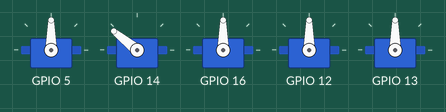
Bench run of a program on a simulated ESP8266 (NodeMCU). Parts: 5 × servo. WiFi joins after 1.5 s; servers stay silent unless stated; random numbers use the default seed unless the program sets one; no MQTT or app messages arrive unless stated.

Above: at 0.0 s.
At 0.4 s:
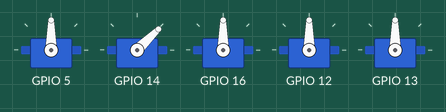
At 0.8 s:
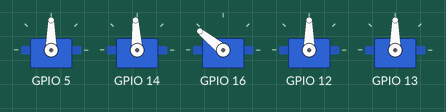
At 1.6 s:
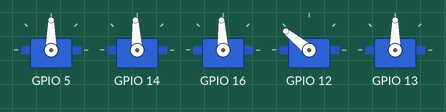
At 2.4 s:
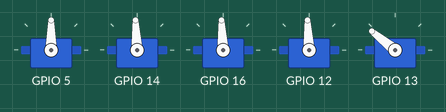
At 3.3 s:
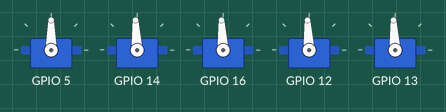
Timing chart, 0 to 4.8 s (numbered marks = the images above):
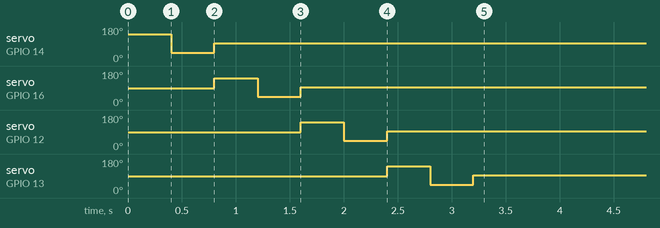

The program:

main.cpp
```cpp
#include <Arduino.h>
#include <WiFiClient.h>

#include "net.h"
#include "mqtt.h"
#include "configuration.h"

//#include "calibrate.h"

void msgProc(const char *topic, const uint8_t *payload, unsigned int length);

WiFiClient connection;
PubSubClient client(MQTT_SERVER_ADDRESS, MQTT_PORT, msgProc, connection);

void TestEjectors();

[[gnu::used]]
void setup() {
    TestEjectors();
    ConnectToNetworkBlocking(WIFI_SSID, WIFI_PASSCODE);
    ConnectToMqttBlocking(client);

    client.subscribe(DEMUX_TOPIC);
}

void loop() {
    if (!client.connected()) {
        ConnectToMqttBlocking(client);
    }

    client.loop();
}

void msgProc(const char *topic, const uint8_t *payload, unsigned int length) {
    if (strcmp(topic, DEMUX_TOPIC) == 0) {
        std::optional<EjectorInfo> maybeMetadata = getEjectorMetadata(payload, length);

        if (maybeMetadata.has_value()) {
            EjectorInfo metadata = maybeMetadata.value();

            conveyorBelt.MoveCm(metadata.distanceInCm);
            metadata.ejector->Eject();
        }
    }
}

void TestEjectors() {
    for (EjectorInfo metadata: ejectorMetadata) {
        metadata.ejector->Eject();
    }
}
```

ConveyorBelt.h
```cpp
#pragma once

#include <Servo.h>
#include "ServoDevice.h"

/**
 * Abstraktion zur Steuerung von Fließbändern
 */
class ConveyorBelt : public ServoDevice {
public:
    /**
     * Erstellt instanz der Klasse ConveyorBelt
     *
     * @param pin Der Pin, an dem das Fließband angeschlossen ist
     */
    explicit ConveyorBelt(int pin);

    /**
     * Bewegt ein Objekt auf dem Fließband um etwa <n> Zentimeter
     * @param cm Zentimeter, um die das Objekt auf dem Fließband bewegt werden soll
     */
    void MoveCm(float cm);

    /**
     * Hilfsmethode zum Kallibrieren des Fließandes
     * @param timeInBetween
     */
    void Callibrate(unsigned long timeInBetween);
};
```

Ejector.h
```cpp
#pragma once

#include "Servo.h"
#include "ServoDevice.h"

/*
 * Ein Ejector stellt ein Gerät dar, das ein Objekt vom Fließband "schubst"
 */
class Ejector : public ServoDevice {
    Servo _servo;

public:
    /**
     * Konstruiert eine neue Ejector instanz
     * @param pin der Pin an dem der Ejector angeschlossen wurde
     */
    explicit Ejector(int pin);

    /**
     * Versucht ein Objekt vom Fließband zu "schubsen"
     */
    void Eject();
};
```

EjectorMetadata.h
```cpp
#pragma once

#include <optional>
#include <c_types.h>

struct EjectorInfo {
    const char *canonicalName;
    class Ejector *ejector;
    float distanceInCm;
};

extern EjectorInfo ejectorMetadata[4];

#pragma region METADATA HELPERS
std::optional<EjectorInfo> getEjectorMetadata(const char *canonicalName);
std::optional<EjectorInfo> getEjectorMetadata(const uint8 * canonicalName, unsigned int canonicalNameLength);
#pragma endregion
```

ServoDevice.h
```cpp
#pragma once

#include <Servo.h>

class ServoDevice {
    explicit ServoDevice() : m_Servo() {}
protected:
    /**
     * Servo, der die Hauptkomponente des Servogerätes darstellt
     */
    Servo m_Servo;

    explicit ServoDevice(int pin);
    explicit ServoDevice(int pin, uint16_t min, uint16_t max);

public:
    /**
     * Setzt die Richtung und Geschwindigkeit des Fließbands
     * @param speed Wert zwischen 1.0 und -1.0, der richtung und geschwindigkeit angibt
     */
    void SetSpeed(float speed);

    /**
     * Setzt die Richtung und Geschwindigkeit des Fließbands für eine bestimmte Zeit
     * @param milliseconds wie lange sich das Fließband bewegt
     * @param dir Richtung und Geschwindigkeit [1.0, -1.0]
     */
    void MoveForPeriod(unsigned long milliseconds, float dir);
};
```

mqtt.h
```cpp
#ifndef DEMULTIPLEXER_MQTT_H
#define DEMULTIPLEXER_MQTT_H

#include "PubSubClient.h"

static const char *const DEVICE_NAME = "demultiplexer";

/**
 * Connects to MQTT server while blocking
 * @param client client to connect
 */
void ConnectToMqttBlocking(class PubSubClient& client);

#endif //DEMULTIPLEXER_MQTT_H
```

net.h
```cpp
#ifndef DEMULTIPLEXER_NET_H
#define DEMULTIPLEXER_NET_H

/**
 * Blocks until Connected to Network
 * @param ssid
 * @param passphrase
 */
void ConnectToNetworkBlocking(const char *ssid, const char *passphrase);

#endif //DEMULTIPLEXER_NET_H
```

ConveyorBelt.cpp
```cpp
#include "ConveyorBelt.h"

ConveyorBelt::ConveyorBelt(int pin) : ServoDevice(pin) {}

void ConveyorBelt::MoveCm(float cm) {
    // evil (x/m)+b hack
    float milliseconds = cm / 0.00576667f - 5.69999423f; // what the fuck

    if (milliseconds > 0) {
        MoveForPeriod((unsigned long) (milliseconds), 1.f);
    } else {
        MoveForPeriod((unsigned long) -(milliseconds), -1.f);
    }
}

void ConveyorBelt::Callibrate(unsigned long timeInBetween = 6000) {
    int periods[] = {250, 500, 750, 1000, 1250, 1500, 1750, 2000, 4000};

    for (int period: periods) {
        MoveForPeriod(period, 1);
        delay(timeInBetween);
    }
}
```

Ejector.cpp
```cpp
#include <Servo.h>
#include "Ejector.h"

Ejector::Ejector(int pin) : ServoDevice(pin) {}

void Ejector::Eject() {
    MoveForPeriod(400, 1);
    MoveForPeriod(400, -1);
}
```

EjectorMetadata.cpp
```cpp
#include <cstring>
#include "EjectorMetadata.h"

std::optional<EjectorInfo> getEjectorMetadata(const char *canonicalName) {
    for (EjectorInfo metadata : ejectorMetadata) {
        if (strcmp(metadata.canonicalName, canonicalName) == 0) {
            return metadata;
        }
    }

    // return none
    return {};
}

std::optional<EjectorInfo> getEjectorMetadata(const __uint8_t * canonicalName, unsigned int canonicalNameLength){
    char canonicalNameString[100] = {};

    memcpy(canonicalNameString, canonicalName, canonicalNameLength);

    return getEjectorMetadata(reinterpret_cast<const char *>(canonicalNameString));
}
```

ServoDevice.cpp
```cpp
#include "ServoDevice.h"

ServoDevice::ServoDevice(int pin) : ServoDevice() {
    m_Servo.attach(pin);
}

ServoDevice::ServoDevice(int pin, uint16_t min, uint16_t max) : ServoDevice() {
    m_Servo.attach(pin, min, max);
}

void ServoDevice::SetSpeed(float speed) {
    speed = min(max(-1.0f, speed), 1.0f);

    int microseconds = 1500 + (int)(speed * 500);
    m_Servo.writeMicroseconds(microseconds);
}

void ServoDevice::MoveForPeriod(unsigned long milliseconds, float dir) {
    SetSpeed(dir);
    delay(milliseconds);
    SetSpeed(0);
}
```

mqtt.cpp
```cpp
#include "mqtt.h"

void ConnectToMqttBlocking(PubSubClient &client) {
    char clientNameBuffer[16];

    while (!client.connected()) {
        // generate new name
        sprintf(clientNameBuffer, "%s-%lx", DEVICE_NAME, random(0xff));

        client.connect(clientNameBuffer);

        delay(10);
    }
}
```

net.cpp
```cpp
#include "net.h"

#include <ESP8266WiFi.h>

void ConnectToNetworkBlocking(const char *ssid, const char *passphrase) {
    WiFi.begin(ssid, passphrase);

    // Block until we are connected
    while (WiFi.status() != WL_CONNECTED) {
        delay(10);
    }
}
```

configuration.h
```cpp
#ifndef DEMULTIPLEXER_CONFIGURATION_H
#define DEMULTIPLEXER_CONFIGURATION_H

#include "Ejector.h"
#include "EjectorMetadata.h"
#include "ConveyorBelt.h"

#pragma region STATIC_SETTINGS
static const char *const DEMUX_TOPIC = "demultiplexer";

static const char *const MQTT_SERVER_ADDRESS = "192.168.1.11";
static const int MQTT_PORT = 1883;

static const char *const WIFI_PASSCODE = "123456789";
static const char *const WIFI_SSID = "Projekt";
#pragma endregion

#pragma region DEVICES
ConveyorBelt conveyorBelt(5);
Ejector ejector1(14);
Ejector ejector2(16);
Ejector ejector3(12);
Ejector ejector4(13);
#pragma endregion

#pragma region DEVICE METADATA
EjectorInfo ejectorMetadata[] = {
        {"red",    &ejector1, 10.15},
        {"green",  &ejector2, 13.9},
        {"blue",     &ejector3, 19.2},
        {"yellow", &ejector4, 23},
};
#pragma endregion

#endif //DEMULTIPLEXER_CONFIGURATION_H
```
